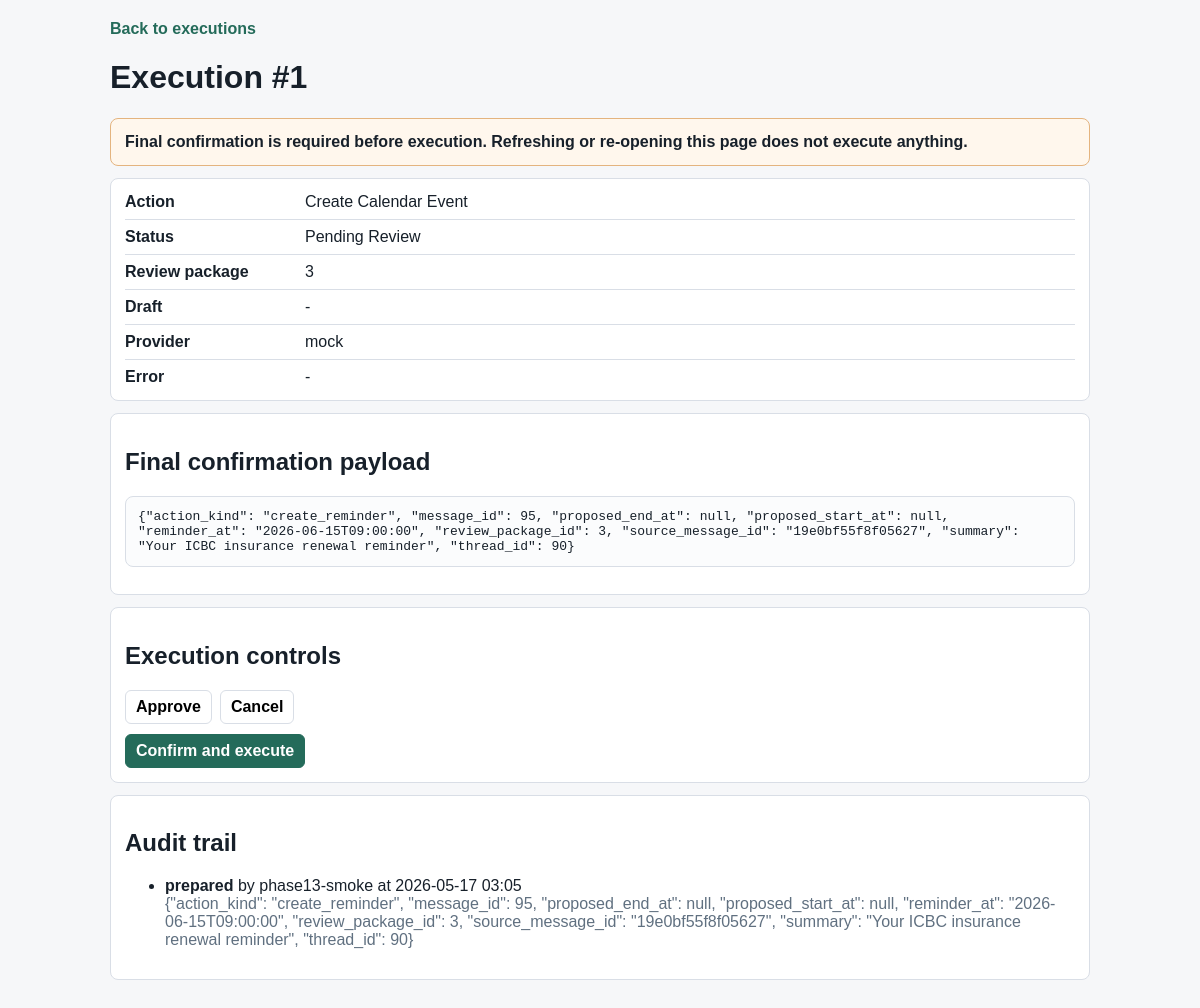
The page /executions/1 on the database its author committed.
### app/models/entities.py (models this page shows)
class ExecutionRecord(Base):
    __tablename__ = "execution_records"
    __table_args__ = (
        UniqueConstraint("review_package_id", "action_type", name="uq_execution_review_action"),
        UniqueConstraint("draft_id", "action_type", name="uq_execution_draft_action"),
        Index("ix_execution_records_status_created", "status", "created_at"),
    )
    id: Mapped[int] = mapped_column(primary_key=True)
    review_package_id: Mapped[int | None] = mapped_column(
        ForeignKey("proposed_action_review_packages.id"), index=True
    )
    draft_id: Mapped[int | None] = mapped_column(ForeignKey("draft_replies.id"), index=True)
    calendar_proposal_id: Mapped[int | None] = mapped_column(
        ForeignKey("calendar_action_proposals.id"), index=True
    )
    action_type: Mapped[ExecutionActionType] = mapped_column(Enum(ExecutionActionType))
    status: Mapped[ExecutionStatus] = mapped_column(
        Enum(ExecutionStatus), default=ExecutionStatus.PENDING_REVIEW
    )
    created_by: Mapped[str | None] = mapped_column(String(255))
    approved_by: Mapped[str | None] = mapped_column(String(255))
    approved_at: Mapped[datetime | None] = mapped_column(DateTime(timezone=True))
    confirmed_by: Mapped[str | None] = mapped_column(String(255))
    confirmed_at: Mapped[datetime | None] = mapped_column(DateTime(timezone=True))
    executed_at: Mapped[datetime | None] = mapped_column(DateTime(timezone=True))
    provider_name: Mapped[str] = mapped_column(String(100), default="mock")
    payload_json: Mapped[str] = mapped_column(Text)
    result_json: Mapped[str | None] = mapped_column(Text)
    error_text: Mapped[str | None] = mapped_column(Text)
    created_at: Mapped[datetime] = mapped_column(DateTime(timezone=True), default=utcnow)
    updated_at: Mapped[datetime] = mapped_column(
        DateTime(timezone=True), default=utcnow, onupdate=utcnow
    )
    review_package: Mapped[ProposedActionReviewPackage | None] = relationship()
    draft: Mapped[DraftReply | None] = relationship()
    calendar_proposal: Mapped[CalendarActionProposal | None] = relationship()

class ExecutionAuditLog(Base):
    __tablename__ = "execution_audit_logs"
    __table_args__ = (Index("ix_execution_audit_record_created", "execution_record_id", "created_at"),)
    id: Mapped[int] = mapped_column(primary_key=True)
    execution_record_id: Mapped[int] = mapped_column(ForeignKey("execution_records.id"), index=True)
    event_type: Mapped[str] = mapped_column(String(100))
    actor: Mapped[str | None] = mapped_column(String(255))
    details: Mapped[str | None] = mapped_column(Text)
    created_at: Mapped[datetime] = mapped_column(DateTime(timezone=True), default=utcnow)
    execution_record: Mapped[ExecutionRecord] = relationship()

### app/web/routes.py (the view)
@web_router.get("/executions/{execution_id}")
def execution_detail(execution_id: int, request: Request, db: Session = Depends(get_db)):
    record = db.get(ExecutionRecord, execution_id)
    return templates.TemplateResponse(
        request,
        "execution_detail.html",
        {
            "record": record,
            "audit": audit_entries_for_execution(db, execution_id) if record else [],
        },
        status_code=200 if record else 404,
    )

### app/web/templates/execution_detail.html (shortened to what this page needs)
<!DOCTYPE html>
<html>
  <head>
  </head>
  <body>
    <main class="wrap">
      <a href="/executions">Back to executions</a>
      {% if record %}
      <h1>Execution #{{ record.id }}</h1>
      <p class="warning">Final confirmation is required before execution. Refreshing or re-opening this page does not execute anything.</p>
      <section class="panel">
        <div class="facts">
          <div><strong>Action</strong><span>{{ record.action_type.value.replace("_", " ").title() }}</span></div>
          <div><strong>Status</strong><span>{{ record.status.value.replace("_", " ").title() }}</span></div>
          <div><strong>Review package</strong><span>{{ record.review_package_id or "-" }}</span></div>
          <div><strong>Draft</strong><span>{{ record.draft_id or "-" }}</span></div>
          <div><strong>Provider</strong><span>{{ record.provider_name }}</span></div>
          <div><strong>Error</strong><span>{{ record.error_text or "-" }}</span></div>
        </div>
      </section>
      <section class="panel">
        <h2>Final confirmation payload</h2>
        <pre>{{ record.payload_json }}</pre>
      </section>
      <section class="panel">
        <h2>Execution controls</h2>
        <div class="row">
          <form method="post" action="/executions/{{ record.id }}/approve">
            <button type="submit">Approve</button>
          </form>
          <form method="post" action="/executions/{{ record.id }}/cancel">
            <button type="submit">Cancel</button>
          </form>
        </div>
        <form method="post" action="/executions/{{ record.id }}/confirm" style="margin-top: 10px">
          <button class="primary" type="submit">Confirm and execute</button>
        </form>
      </section>
      <section class="panel">
        <h2>Audit trail</h2>
        <ul>
          {% for entry in audit %}
          <li>
            <strong>{{ entry.event_type }}</strong>
            {% if entry.actor %} by {{ entry.actor }}{% endif %}
            {% if entry.created_at %} at {{ entry.created_at.strftime("%Y-%m-%d %H:%M") }}{% endif %}
            {% if entry.details %}<div class="muted">{{ entry.details }}</div>{% endif %}
          </li>
          {% else %}
          <li class="muted">No audit entries yet.</li>
          {% endfor %}
        </ul>
      </section>
      {% else %}
      <div class="panel">Execution record not found.</div>
      {% endif %}
    </main>
  </body>
</html>

### app/web/templates/execution_detail.html (style rules this page uses)
:root { --bg: #f6f7f9; --surface: #ffffff; --line: #d9dee6; --text: #17202a; --muted: #607080; --brand: #246b5a; --warn-bg: #fff7ed; --warn-line: #e4b47f; }
* { box-sizing: border-box; }
body { margin: 0; background: var(--bg); color: var(--text); font-family: Arial, Helvetica, sans-serif; }
a { color: var(--brand); font-weight: 700; text-decoration: none; }
.wrap { width: min(980px, calc(100% - 32px)); margin: 0 auto; padding: 20px 0 40px; }
.panel, .warning { border-radius: 8px; padding: 14px; margin-bottom: 12px; }
.panel { border: 1px solid var(--line); background: var(--surface); }
.warning { border: 1px solid var(--warn-line); background: var(--warn-bg); font-weight: 700; }
.muted { color: var(--muted); }
.facts { display: grid; gap: 8px; }
.facts div { display: grid; grid-template-columns: 170px minmax(0, 1fr); gap: 10px; border-top: 1px solid var(--line); padding-top: 8px; }
.facts div:first-child { border-top: 0; padding-top: 0; }
pre { border: 1px solid var(--line); border-radius: 8px; background: #fbfcfd; padding: 12px; white-space: pre-wrap; overflow: auto; }
button, input { border: 1px solid var(--line); border-radius: 6px; font: inherit; }
button { min-height: 34px; background: var(--surface); font-weight: 700; padding: 7px 10px; cursor: pointer; }
button.primary { border-color: var(--brand); background: var(--brand); color: #fff; }
.row { display: flex; flex-wrap: wrap; gap: 8px; }

### rows shown on the page
ExecutionRecord: id "1", action_type.value.replace "Create Calendar Event", status.value.replace "Pending Review", review_package "3", provider_name "mock", error_text "-", payload_json "{\"action_kind\": \"create_reminder\", \"message_id\": 95, \"proposed_end_at\": null, \"proposed_start_at\": null, \"reminder_at\": \"2026-06-15T09:00:00\", \"review_package_id\": 3, \"source_message_id\": \"19e0bf55f8f05627\", \"summary\": \"Your ICBC insurance renewal reminder\", \"thread_id\": 90}"
ExecutionAuditLog: event_type "prepared", actor "phase13-smoke", created_at "2026-05-17 03:05", details "{\"action_kind\": \"create_reminder\", \"message_id\": 95, \"proposed_end_at\": null, \"proposed_start_at\": null, \"reminder_at\": \"2026-06-15T09:00:00\", \"review_package_id\": 3, \"source_message_id\": \"19e0bf55f8f05627\", \"summary\": \"Your ICBC insurance renewal reminder\", \"thread_id\": 90}"

### other values the page prints
{{ record.draft_id or "-" }} "-"
